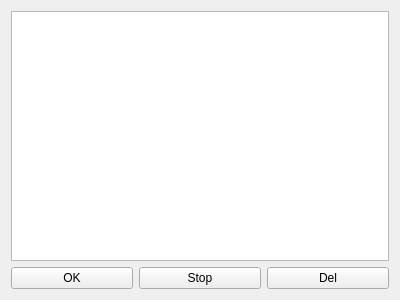
<?xml version="1.0" encoding="UTF-8"?>
<ui version="4.0">
 <class>CurveSelection</class>
 <widget class="QWidget" name="CurveSelection">
  <property name="geometry">
   <rect>
    <x>0</x>
    <y>0</y>
    <width>400</width>
    <height>300</height>
   </rect>
  </property>
  <property name="windowTitle">
   <string>Form</string>
  </property>
  <layout class="QVBoxLayout" name="verticalLayout_2">
   <item>
    <layout class="QVBoxLayout" name="verticalLayout">
     <item>
      <widget class="QListWidget" name="listWidget"/>
     </item>
     <item>
      <layout class="QHBoxLayout" name="horizontalLayout">
       <item>
        <widget class="QPushButton" name="OK_Button">
         <property name="text">
          <string>OK</string>
         </property>
        </widget>
       </item>
       <item>
        <widget class="QPushButton" name="Run_Button">
         <property name="text">
          <string>Stop</string>
         </property>
        </widget>
       </item>
       <item>
        <widget class="QPushButton" name="Del_Button">
         <property name="text">
          <string>Del</string>
         </property>
        </widget>
       </item>
      </layout>
     </item>
    </layout>
   </item>
  </layout>
 </widget>
 <resources/>
 <connections>
  <connection>
   <sender>Del_Button</sender>
   <signal>clicked()</signal>
   <receiver>CurveSelection</receiver>
   <slot>DeleteItem()</slot>
   <hints>
    <hint type="sourcelabel">
     <x>307</x>
     <y>277</y>
    </hint>
    <hint type="destinationlabel">
     <x>394</x>
     <y>239</y>
    </hint>
   </hints>
  </connection>
  <connection>
   <sender>OK_Button</sender>
   <signal>clicked()</signal>
   <receiver>CurveSelection</receiver>
   <slot>OK()</slot>
   <hints>
    <hint type="sourcelabel">
     <x>64</x>
     <y>278</y>
    </hint>
    <hint type="destinationlabel">
     <x>5</x>
     <y>282</y>
    </hint>
   </hints>
  </connection>
  <connection>
   <sender>Run_Button</sender>
   <signal>clicked()</signal>
   <receiver>CurveSelection</receiver>
   <slot>stop()</slot>
   <hints>
    <hint type="sourcelabel">
     <x>188</x>
     <y>276</y>
    </hint>
    <hint type="destinationlabel">
     <x>5</x>
     <y>237</y>
    </hint>
   </hints>
  </connection>
 </connections>
 <slots>
  <slot>DeleteItem()</slot>
  <slot>OK()</slot>
  <slot>stop()</slot>
 </slots>
</ui>
